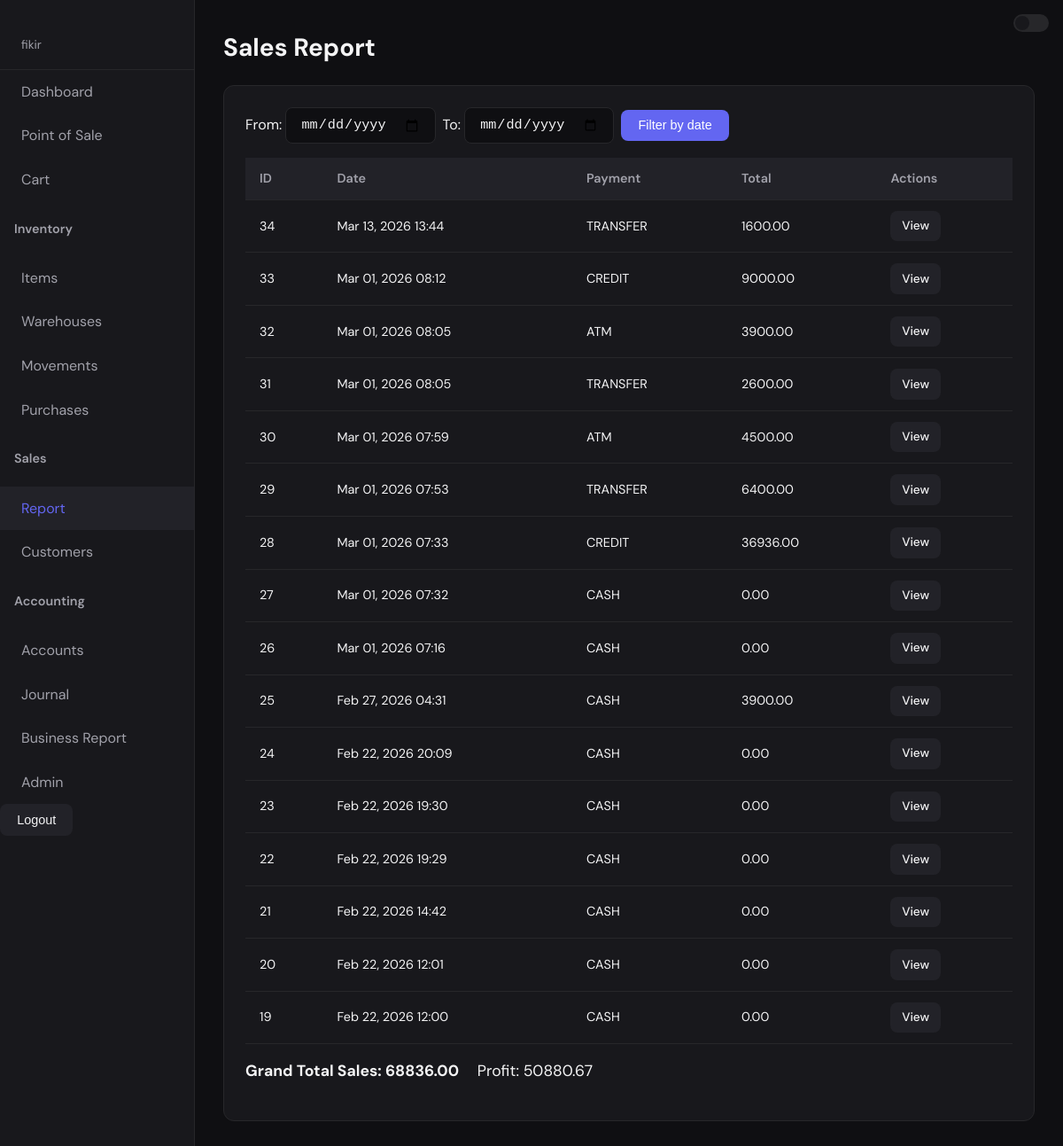
The page /sales/report/ (signed in) on the database its author committed.
### sales/models.py (models this page shows, shortened)
class Sale(models.Model):
    PAYMENT_METHOD_CHOICES = [
        ("CASH", "Cash"),
        ("CREDIT", "Credit"),
        ("ATM", "ATM"),
        ("TRANSFER", "Bank Transfer"),
        ("MOBILE", "Mobile Payment"),
        ("OTHER", "Other"),
    ]
    date = models.DateTimeField(auto_now_add=True)
    payment_method = models.CharField(
        max_length=20,
        choices=PAYMENT_METHOD_CHOICES,
        default="CASH",
    )
    total_amount = models.FloatField(default=0)
    customer = models.ForeignKey(
        "sales.Customer",
        null=True,
        blank=True,
        on_delete=models.SET_NULL,
        help_text="Customer who made the purchase",
    )
    def profit(self):
        return sum(item.profit() for item in self.items.all())

### sales/views.py (the view)
# urls.py: path("report/", sales_report, name="sales_report"),
@login_required
def sales_report(request):
    sales = Sale.objects.prefetch_related("items").order_by("-date")
    date_from = request.GET.get("date_from", "")
    date_to = request.GET.get("date_to", "")
    if date_from:
        sales = sales.filter(date__date__gte=date_from)
    if date_to:
        sales = sales.filter(date__date__lte=date_to)
    total_sales = sum(s.total_amount for s in sales)
    total_profit = sum(s.profit() for s in sales)
    return render(
        request,
        "sales/report.html",
        {
            "sales": sales,
            "total_sales": total_sales,
            "total_profit": total_profit,
            "date_from": date_from,
            "date_to": date_to,
        }
    )

### sales/models.py (called while the page is built)
    def profit(self):
        return (self.price - self.cost_price) * self.quantity

### sales/templates/sales/report.html (shortened to what this page needs)
{% extends "base.html" %}
{% block content %}
<h1>Sales Report</h1>
<div class="card">
    <form method="get" style="display: flex; gap: 0.5rem; flex-wrap: wrap; align-items: center; margin-bottom: 1rem;">
        <label>From: <input type="date" name="date_from" value="{{ date_from }}"></label>
        <label>To: <input type="date" name="date_to" value="{{ date_to }}"></label>
        <button type="submit" class="btn">Filter by date</button>
    </form>
    <table>
        <thead>
            <tr>
                <th>ID</th>
                <th>Date</th>
                <th>Payment</th>
                <th>Total</th>
                <th>Actions</th>
            </tr>
        </thead>
        <tbody>
            {% for sale in sales %}
            <tr>
                <td>{{ sale.id }}</td>
                <td>{{ sale.date|date:"M d, Y H:i" }}</td>
                <td>{{ sale.payment_method }}</td>
                <td>{{ sale.total_amount|floatformat:2 }}</td>
                <td>
                    <a href="{% url 'invoice' sale.id %}" class="btn btn-secondary" style="padding: 0.4rem 0.8rem; font-size: 0.85rem;">View</a>
                </td>
            </tr>
            {% empty %}
            <tr>
                <td colspan="5">No sales yet.</td>
            </tr>
            {% endfor %}
        </tbody>
    </table>
    <p style="margin-top: 1rem; font-size: 1.1rem;">
        <strong>Grand Total Sales: {{ total_sales|floatformat:2 }}</strong>
        <span style="margin-left: 1rem;">Profit: {{ total_profit|floatformat:2 }}</span>
    </p>
</div>
{% endblock %}

### templates/base.html (shortened to what this page needs)
<!DOCTYPE html>
<html lang="en">
<head>
</head>
<body>
    <div class="theme-switch-container">
        <label class="switch">
            <span class="slider round"></span>
        </label>
    </div>
    <div class="layout">
        {% if user.is_authenticated %}
        <nav>
            <div class="nav-user">{{ user.get_username }}</div>
            <a href="{% url 'dashboard' %}" class="{% if request.resolver_match.url_name == 'dashboard' %}active{% endif %}">Dashboard</a>
            <a href="{% url 'pos' %}" class="{% if request.resolver_match.url_name == 'pos' %}active{% endif %}">Point of Sale</a>
            <a href="{% url 'cart' %}" class="{% if request.resolver_match.url_name == 'cart' %}active{% endif %}">Cart</a>
            <h4 style="margin-left:1rem; color:var(--text-muted); font-weight:600; font-size:0.9rem;">Inventory</h4>
            <a href="{% url 'product_list' %}" class="{% if request.resolver_match.url_name == 'product_list' or request.resolver_match.url_name == 'import_inventory' %}active{% endif %}">Items</a>
            <a href="{% url 'warehouse_list' %}" class="{% if request.resolver_match.url_name == 'warehouse_list' %}active{% endif %}">Warehouses</a>
            <a href="{% url 'stockmovement_list' %}" class="{% if request.resolver_match.url_name == 'stockmovement_list' %}active{% endif %}">Movements</a>
            <a href="{% url 'purchase_list' %}" class="{% if request.resolver_match.url_name == 'purchase_list' or request.resolver_match.url_name == 'purchase_add' %}active{% endif %}">Purchases</a>
            <h4 style="margin-left:1rem; color:var(--text-muted); font-weight:600; font-size:0.9rem;">Sales</h4>
            <a href="{% url 'sales_report' %}" class="{% if request.resolver_match.url_name == 'sales_report' %}active{% endif %}">Report</a>
            <a href="{% url 'customer_list' %}" class="{% if request.resolver_match.url_name == 'customer_list' %}active{% endif %}">Customers</a>
            <h4 style="margin-left:1rem; color:var(--text-muted); font-weight:600; font-size:0.9rem;">Accounting</h4>
            <a href="{% url 'account_list' %}" class="{% if request.resolver_match.url_name == 'account_list' %}active{% endif %}">Accounts</a>
            <a href="{% url 'journalentry_list' %}" class="{% if request.resolver_match.url_name == 'journalentry_list' %}active{% endif %}">Journal</a>
            <a href="{% url 'business_report' %}" class="{% if request.resolver_match.url_name == 'business_report' %}active{% endif %}">Business Report</a>
            {% if user.is_staff %}
            <a href="/admin/">Admin</a>
            {% endif %}
            <form method="post" action="{% url 'logout' %}" style="margin-top:auto;">
                <button type="submit" class="btn btn-secondary">Logout</button>
            </form>
        </nav>
        {% else %}
        <nav>
            <a href="{% url 'login' %}" class="btn btn-secondary" style="margin:1rem;">Login</a>
        </nav>
        {% endif %}
        <main>
            {% block content %}{% endblock %}
        </main>
    </div>
</body>
</html>

### templates/base.html (style rules this page uses)
.theme-switch-container { position: fixed; top: 1rem; right: 1rem; z-index: 1000; }
.switch { position: relative; display: inline-block; width: 40px; height: 20px; }
.slider { position: absolute; cursor: pointer; top: 0; left: 0; right: 0; bottom: 0; background-color: var(--border); transition: .4s; border-radius: 20px; }
.slider:before { position: absolute; content: ""; height: 16px; width: 16px; left: 2px; bottom: 2px; background-color: var(--bg-card); transition: .4s; border-radius: 50%; }
:root { --bg: #0f0f12; --bg-card: #18181c; --bg-hover: #222228; --accent: #6366f1; --accent-hover: #818cf8; --text: #f4f4f5; --text-muted: #a1a1aa; --border: #27272a; --success: #22c55e; --error: #ef4444; }
* { box-sizing: border-box; }
body { font-family: 'DM Sans', sans-serif; background: var(--bg); color: var(--text); margin: 0; min-height: 100vh; line-height: 1.6; }
.layout { display: flex; min-height: 100vh; }
nav { width: 220px; background: var(--bg-card); border-right: 1px solid var(--border); padding: 1.5rem 0; }
nav a { display: block; padding: 0.75rem 1.5rem; color: var(--text-muted); text-decoration: none; transition: all 0.2s; }
nav a:hover, nav a.active { color: var(--accent); background: var(--bg-hover); }
main { flex: 1; padding: 2rem; max-width: 1200px; margin: 0 auto; }
.card { background: var(--bg-card); border: 1px solid var(--border); border-radius: 12px; padding: 1.5rem; margin-bottom: 1.5rem; }
h1, h2 { margin-top: 0; }
h1 { font-size: 1.75rem; }
table { width: 100%; border-collapse: collapse; font-size: 0.9rem; }
th, td { padding: 0.75rem 1rem; text-align: left; border-bottom: 1px solid var(--border); }
th { background: var(--bg-hover); color: var(--text-muted); font-weight: 600; }
.btn { display: inline-block; padding: 0.6rem 1.2rem; background: var(--accent); color: white; border: none; border-radius: 8px; font-size: 0.9rem; font-weight: 500; cursor: pointer; text-decoration: none; transition: background 0.2s; }
.btn-secondary { background: var(--bg-hover); color: var(--text); }
input[type="text"], input[type="number"], input[type="password"], input[type="date"] { padding: 0.6rem 1rem; background: var(--bg); border: 1px solid var(--border); border-radius: 8px; color: var(--text); font-size: 0.95rem; }
.nav-user { padding: 1rem 1.5rem; font-size: 0.85rem; color: var(--text-muted); border-bottom: 1px solid var(--border); }

### rows shown on the page
Sale: id "34", date "Mar 13, 2026 13:44", payment_method "TRANSFER", total_amount "1600.00"
Sale: id "33", date "Mar 01, 2026 08:12", payment_method "CREDIT", total_amount "9000.00"
Sale: id "32", date "Mar 01, 2026 08:05", payment_method "ATM", total_amount "3900.00"
Sale: id "31", date "Mar 01, 2026 08:05", payment_method "TRANSFER", total_amount "2600.00"
Sale: id "30", date "Mar 01, 2026 07:59", payment_method "ATM", total_amount "4500.00"
Sale: id "29", date "Mar 01, 2026 07:53", payment_method "TRANSFER", total_amount "6400.00"
Sale: id "28", date "Mar 01, 2026 07:33", payment_method "CREDIT", total_amount "36936.00"
Sale: id "27", date "Mar 01, 2026 07:32", payment_method "CASH", total_amount "0.00"
Sale: id "26", date "Mar 01, 2026 07:16", payment_method "CASH", total_amount "0.00"
Sale: id "25", date "Feb 27, 2026 04:31", payment_method "CASH", total_amount "3900.00"
Sale: id "24", date "Feb 22, 2026 20:09", payment_method "CASH", total_amount "0.00"
Sale: id "23", date "Feb 22, 2026 19:30", payment_method "CASH", total_amount "0.00"
Sale: id "22", date "Feb 22, 2026 19:29", payment_method "CASH", total_amount "0.00"
Sale: id "21", date "Feb 22, 2026 14:42", payment_method "CASH", total_amount "0.00"
Sale: id "20", date "Feb 22, 2026 12:01", payment_method "CASH", total_amount "0.00"
Sale: id "19", date "Feb 22, 2026 12:00", payment_method "CASH", total_amount "0.00"

### other values the page prints
{{ user.get_username }} "fikir"
{{ total_sales|floatformat:2 }} "68836.00"
{{ total_profit|floatformat:2 }} "50880.67"
